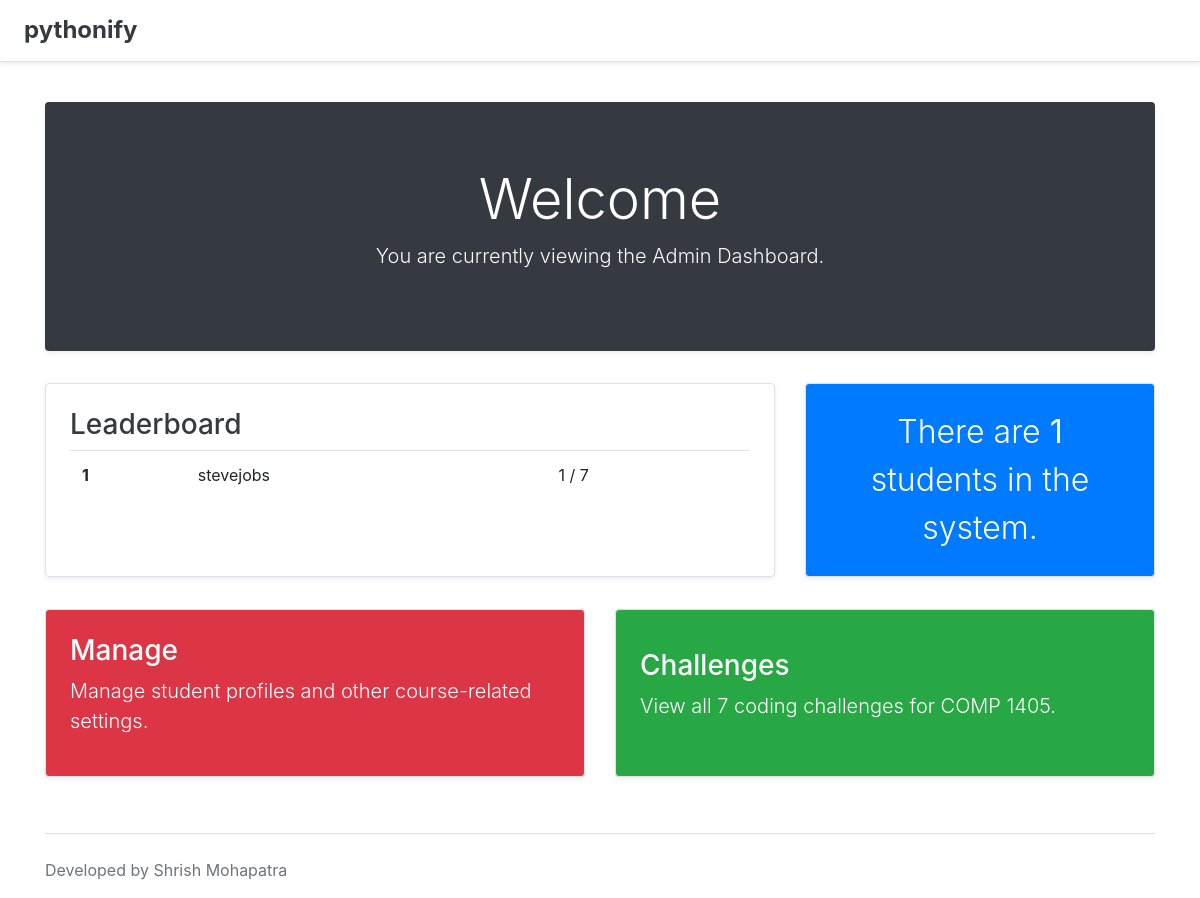
Page /admin_dashboard on the committed database.
### core/models.py (models this page shows, shortened)
class Profile(models.Model):
    user = models.OneToOneField(User, on_delete=models.CASCADE)
    usertag = models.CharField(max_length=64, blank=True)
    completed = models.ManyToManyField(Prompt, blank=True)
    status = models.CharField(max_length=64, choices=ch_user_status, default="Pending")
    def get_complete_count(self):
        return len(self.completed.all())

### core/views.py (the view)
# urls.py: url(r'^admin_dashboard$', admin_dashboard, name='admin_dashboard'),
def admin_dashboard(request):
    context = {
        'leaderboard': get_leaderboard(),
        'prompt_count': len(Prompt.objects.all()),
        'profile_count': len(Profile.objects.all())
    }
    return render(request, 'admin/admin_dash.html', context)

### core/views.py (called while the page is built)
def get_leaderboard():
    profiles = []
    query = Profile.objects.all()
    if len(query) == 0:
        return profiles
    profiles += query
    profiles.sort(key=lambda x: x.get_complete_count(), reverse=True)
    if len(profiles) > 3:
        profiles = profiles[:3]
    return profiles

### core/templates/admin/admin_dash.html (shortened to what this page needs)
{% extends 'base.html' %}
{% block body %}
<div class="jumbotron rounded bg-dark shadow-sm text-white text-center">
    <h1 class="display-4">Welcome <b>{{ user.get_username }}</b></h1>
    <p class="lead" style="color: #f8f9fa;">You are currently viewing the Admin Dashboard.</p>
</div>
{% if profile_count != 0 %}
<div class="row mb-2">
    <div class="col-md-8 d-flex">
        <div class="flex-fill row no-gutters border rounded overflow-hidden flex-md-row mb-4 shadow-sm h-md-250 position-relative">
            <div class="col p-4 d-flex flex-column position-static">
                <font color="#343a40"><h3 class="mb-2">Leaderboard</h3></font>
                <table class="table table-hover" style="margin-bottom: 0px;">
                    <tbody>
                        {% for profile in leaderboard %}
                        <tr>
                            <th scope="row">{{forloop.counter}}</th>
                            <td>{{profile.usertag}}</td>
                            <td>{{profile.get_complete_count}} / {{prompt_count}}</td>
                        </tr>
                        {% endfor %}
                    </tbody>
                </table>
            </div>
        </div>
    </div>
    <div class="col-md-4 d-flex">
        <div class="bg-primary flex-fill row no-gutters border rounded overflow-hidden flex-md-row mb-4 shadow-sm h-md-250 position-relative">
            <div class="text-white col p-4 d-flex flex-column position-static text-center my-auto">
                <font size="6px" style="font-weight: 300;">
                    There are <b>{{ profile_count }}</b> students in the system.
                </font>
            </div>
        </div>
    </div>
</div>
{% endif %}
<div class="row mb-2">
    <div class="col-md-6 d-flex">
        <div class="bg-danger text-white flex-fill row no-gutters border rounded overflow-hidden flex-md-row mb-4 shadow-sm h-md-250 position-relative">
            <div class="col p-4 d-flex flex-column position-static my-auto">
                <h3 class="mb-2">Manage</h3>
                <p class="lead">Manage student profiles and other course-related settings.</p>
            </div>
        </div>
    </div>
    <div class="col-md-6 d-flex">
        <div class="bg-success text-white flex-fill row no-gutters border rounded overflow-hidden flex-md-row mb-4 shadow-sm h-md-250 position-relative">
            <div class="col p-4 d-flex flex-column position-static my-auto">
                <h3 class="mb-2">Challenges</h3>
                <p class="lead">View all {{prompt_count}} coding challenges for COMP 1405.</p>
            </div>
        </div>
    </div>
</div>
{% endblock %}

### rows in the picture
Profile: usertag "stevejobs", get_complete_count "1", prompt_count "7"

### other values in the picture
{{ profile_count }} "1"
{{ prompt_count }} "7"
